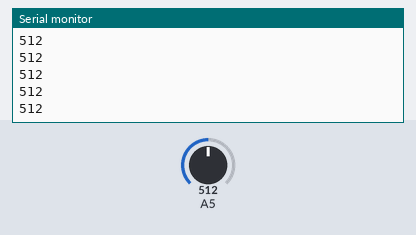
A sketch run on a simulated Arduino Uno, built with avr-gcc and run on an emulated ATmega328P. On the bench: the last lines printed to the serial monitor. The inputs (shaded band) are chosen by the test bench; at power-on: A5 = 512.

Above: at 1.2 s.
1.3 s: A5 set to 716
At 2.1 s:
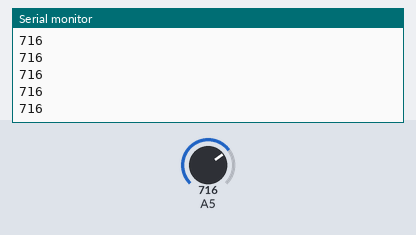
2.8 s: A5 set to 900
At 3.4 s:
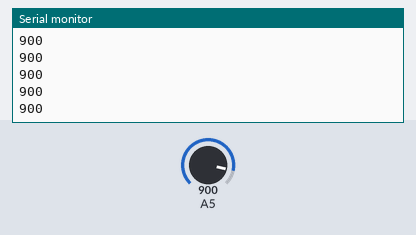
Timing chart, 0 to 5.8 s (numbered marks = the images above; inputs shaded):
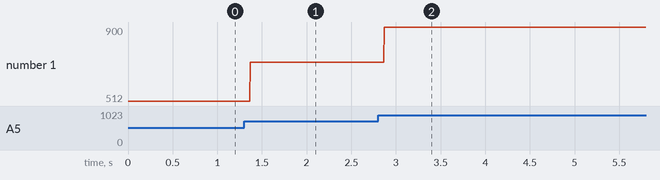

Measured:
- after the input at 1.3 s, the serial monitor: prints a new line after 0.07 s (image 1)
- after the input at 2.8 s, the serial monitor: prints a new line after 0.07 s (image 2)
- plotted number 1: 512 → 716 after the input at 1.3 s, 716 → 900 after the input at 2.8 s

The sketch:

IR_Photo.ino
```cpp
void setup(){
  Serial.begin(9600);
}

void loop() {
  int temp = analogRead(A5); //อ่านค่า analog ตรง photo transistor
  Serial.println(temp);
}
```
